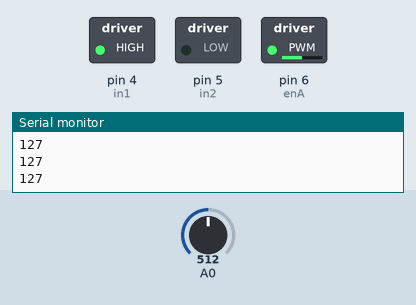
A sketch run on a simulated Arduino Uno, built with avr-gcc and run on an emulated ATmega328P. Shown: switched loads named in the sketch (green lamp = pin HIGH), the last lines printed to the serial monitor. Inputs (shaded band) come from the test bench; at power-on: A0 = 512.

Above: at 1.2 s.
1.3 s: A0 set to 306
At 1.6 s:
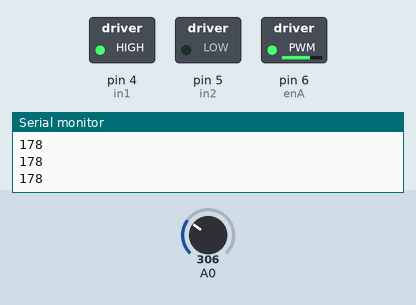
2.8 s: A0 set to 122
At 4.0 s:
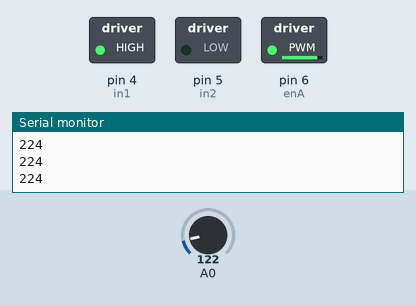
4.3 s: A0 set to 900
At 5.1 s:
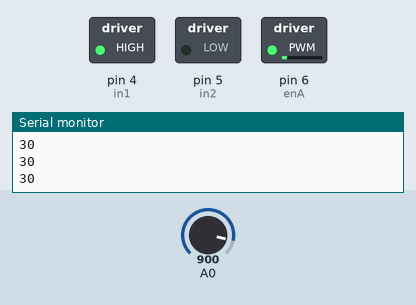
5.8 s: A0 set to 1023
At 6.2 s:
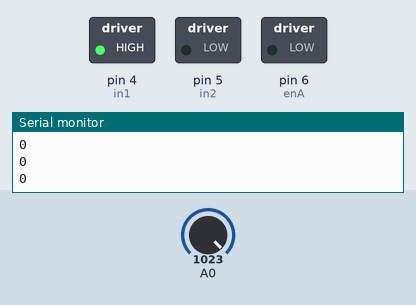
7.3 s: A0 set to 511
At 8.6 s:
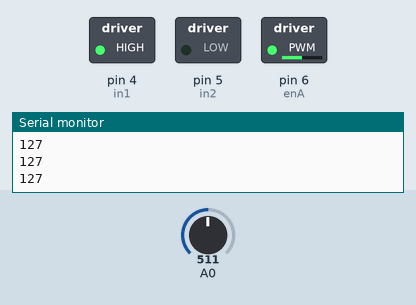
Timing chart, 0 to 9.8 s (numbered marks = the images above; inputs shaded):
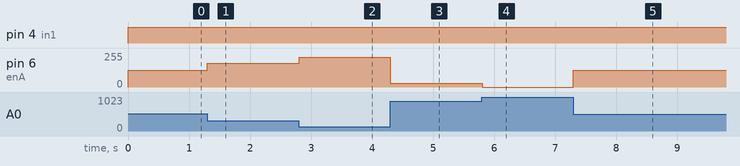

The sketch:

DcMotors2.ino
```cpp
int enA = 6;
int in1 = 4;
int in2 = 5;


void setup() {

  Serial.begin(9600);
  pinMode(in2, OUTPUT);
  pinMode(enA, OUTPUT);
  pinMode(in1, OUTPUT);
  digitalWrite(A0, INPUT);


  digitalWrite(in1, LOW);
  digitalWrite(in2, LOW);

}

void loop() {

  int poten = analogRead(A0);

  int finall = map(poten,1023,0,0,255);

  digitalWrite(in1, HIGH);
  digitalWrite(in2, LOW);

  analogWrite(enA, finall);

  Serial.println(finall);


}
```

Measured:
- after the input at 1.3 s, pin 6 (enA): 127/255 → 178/255 at once
- after the input at 2.8 s, pin 6 (enA): 178/255 → 224/255 at once
- after the input at 4.3 s, pin 6 (enA): 224/255 → 30/255 at once
- after the input at 5.8 s, pin 6 (enA): 30/255 → 0/255 at once
- after the input at 7.3 s, pin 6 (enA): 0/255 → 127/255 at once
